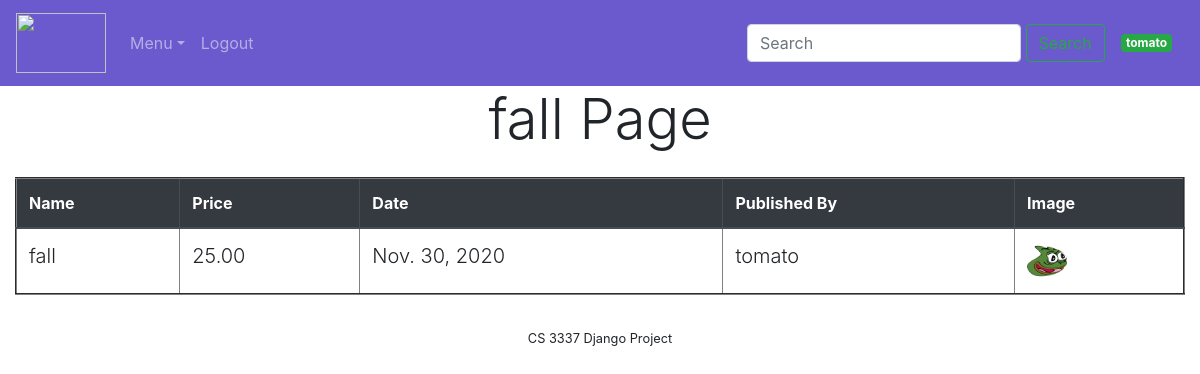
The page /book_detail/2 (signed in) on the database as committed earlier.
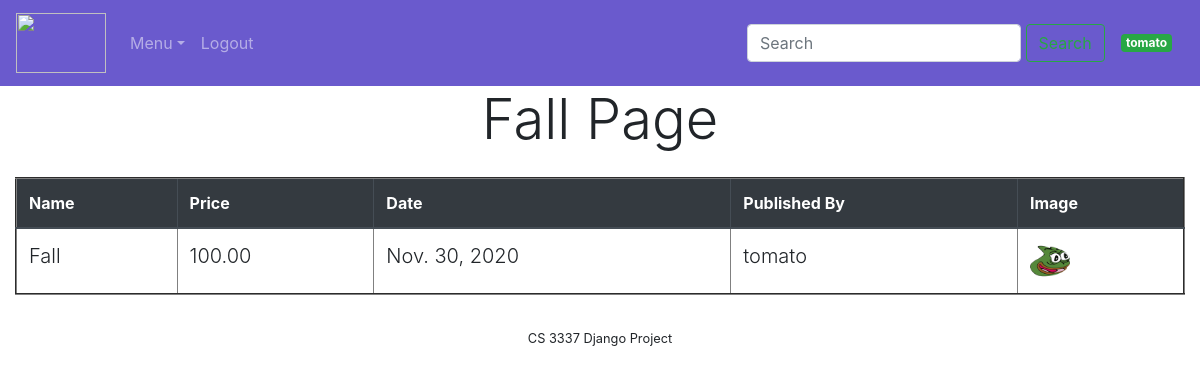
The same page on the database as committed later.
### bookMng/models.py (models this page shows, shortened)
class Book(models.Model):
    name = models.CharField(max_length=200)
    web = models.URLField(max_length=200)
    price = models.DecimalField(decimal_places=2, max_digits=6)
    publishdate = models.DateField(auto_now=True)
    picture = models.FileField(upload_to='bookEx/static/uploads')
    pic_path = models.CharField(max_length=300, editable=False, blank=True)
    username = models.ForeignKey(User, blank=True, null=True, on_delete=models.CASCADE)

### bookMng/views.py (the view)
# urls.py: path('book_detail/<int:book_id>', views.book_detail, name='book_detail'),
@login_required(login_url=reverse_lazy('login'))
def book_detail(request, book_id):
    book = Book.objects.get(id=book_id)
    book.pic_path = book.picture.url[14:]
    return render(request,
                  'bookMng/book_detail.html',
                  {
                      'item_list': MainMenu.objects.all(),
                      'book': book
                  }
                  )

### bookEx/templates/bookMng/book_detail.html (shortened to what this page needs)
{% extends "base.html" %}
{% load static %}
{% block content %}
<div class="container-fluid">
    <div class="container " align="center">
        <div>
            <h1 align="center" class="display-4 mx-auto my-auto px-5 py-8"> {{ book.name }} Page </h1>
        </div>
    </div>
    <table class="table table-hover mx-auto my-4" id="my-books-table" align="center" border="2" width="800">
        <thead class="thead-dark">
        <tr>
            <th scope="col"> Name</th>
            <th scope="col"> Price</th>
            <th scope="col"> Date</th>
            <th scope="col"> Published By</th>
            <th scope="col"> Image</th>
        </tr>
        </thead>
        <tr>
            <td class="lead">{{ book.name }}</td>
            <td class="lead">{{ book.price }}</td>
            <td class="lead">{{ book.publishdate }}</td>
            <td class="lead">{{ book.username }}</td>
            <td class="lead"><img src="{% static book.pic_path %}" width="40" height="40" alt=""></td>
        </tr>
    </table>
</div>
{% endblock content %}

Rows that differ between the two databases and show on the page:
changed Book "tomato": name "fall" → "Fall"; price "25.00" → "100.00"
